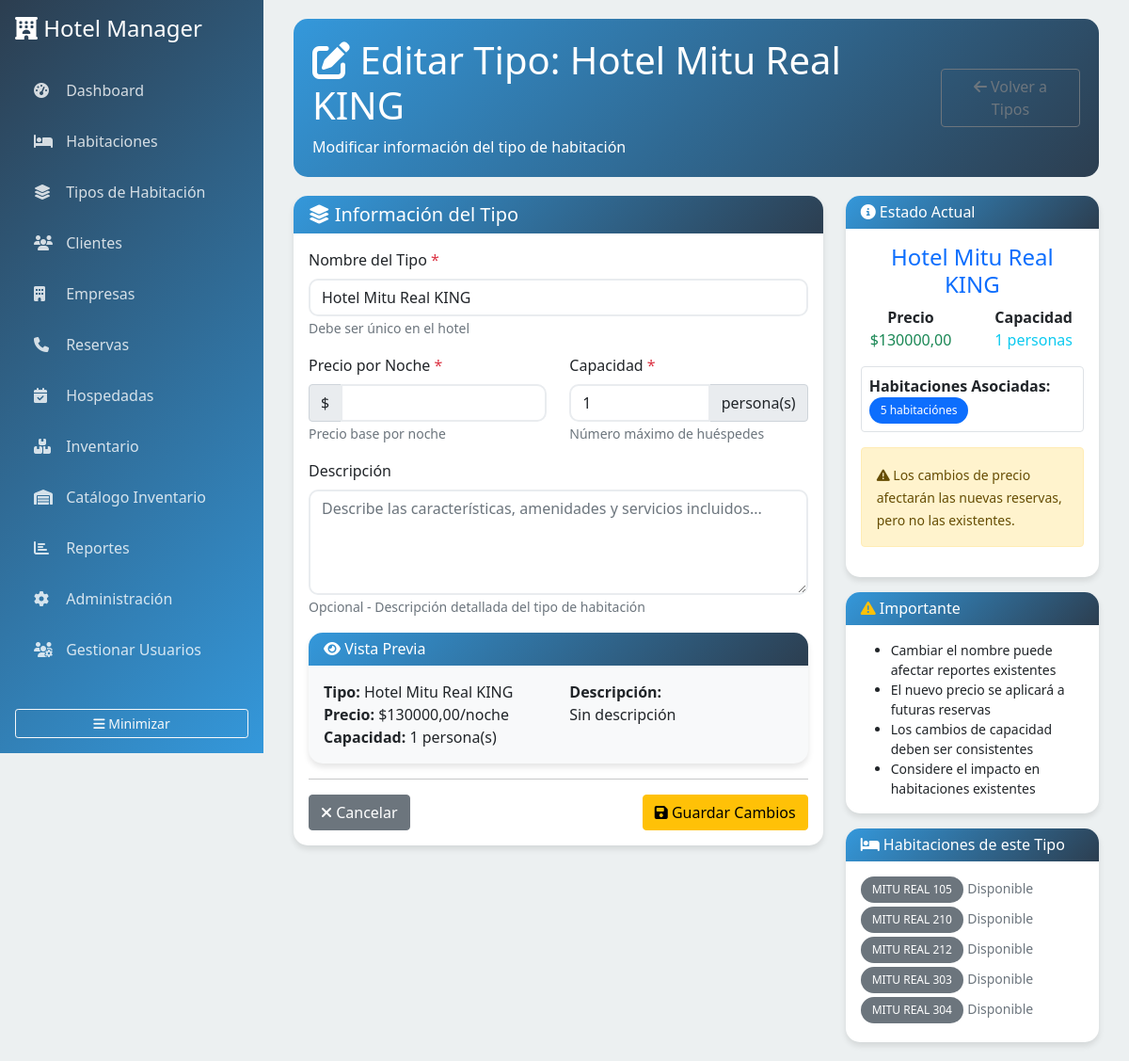
Page /tipos-habitacion/8/editar/ on the committed database.
### hotel/models.py (models this page shows, shortened)
class TipoHabitacion(models.Model):
    nombre = models.CharField(max_length=50, verbose_name="Tipo de Habitación")
    precio_por_noche = models.DecimalField(
        max_digits=10,
        decimal_places=2,
        validators=[MinValueValidator(Decimal('0.01'))],
        verbose_name="Precio por Noche"
    )
    descripcion = models.TextField(blank=True, verbose_name="Descripción")
    capacidad_personas = models.PositiveIntegerField(default=1, verbose_name="Capacidad de Personas")
    class Meta:
        verbose_name = "Tipo de Habitación"
        verbose_name_plural = "Tipos de Habitación"

class Habitacion(models.Model):
    ESTADOS = [
        ('disponible', 'Disponible'),
        ('ocupada', 'Ocupada'),
        ('mantenimiento', 'En Mantenimiento'),
        ('limpieza', 'En Limpieza'),
    ]
    numero = models.CharField(max_length=10, unique=True, verbose_name="Número de Habitación")
    tipo = models.ForeignKey(TipoHabitacion, on_delete=models.CASCADE, verbose_name="Tipo")
    piso = models.PositiveIntegerField(verbose_name="Piso")
    estado = models.CharField(max_length=20, choices=ESTADOS, default='disponible', verbose_name="Estado")
    descripcion = models.TextField(blank=True, verbose_name="Descripción")
    class Meta:
        verbose_name = "Habitación"
        verbose_name_plural = "Habitaciones"
        ordering = ['numero']

### hotel/views.py (the view, shortened to what this page needs)
# urls.py: path('tipos-habitacion/<int:tipo_id>/editar/', views.tipo_habitacion_edit, name='tipo_habitacion_edit'),
def tipo_habitacion_edit(request, tipo_id):
    tipo = get_object_or_404(TipoHabitacion, id=tipo_id)
    context = {
        'tipo_habitacion': tipo,
    }
    return render(request, 'hotel/tipo_habitacion_edit.html', context)

### templates/hotel/tipo_habitacion_edit.html (shortened to what this page needs)
{% extends 'base.html' %}
{% block content %}
<div class="page-header d-flex justify-content-between align-items-center">
    <div>
        <h1><i class="fas fa-edit"></i> Editar Tipo: {{ tipo_habitacion.nombre }}</h1>
        <p class="mb-0">Modificar información del tipo de habitación</p>
    </div>
    <div>
        <a href="{% url 'hotel:tipos_habitacion' %}" class="btn btn-outline-secondary">
            <i class="fas fa-arrow-left"></i> Volver a Tipos
        </a>
    </div>
</div>
<div class="row">
    <div class="col-md-8">
        <div class="card">
            <div class="card-header">
                <h5 class="mb-0"><i class="fas fa-layer-group"></i> Información del Tipo</h5>
            </div>
            <div class="card-body">
                <form method="post" id="tipoForm">
                    <div class="mb-3">
                        <label for="nombre" class="form-label">Nombre del Tipo <span class="text-danger">*</span></label>
                        <input type="text" name="nombre" id="nombre" class="form-control"
                               value="{{ tipo_habitacion.nombre }}" placeholder="Ej: Individual, Doble, Suite" required>
                        <small class="text-muted">Debe ser único en el hotel</small>
                    </div>
                    <div class="row">
                        <div class="col-md-6 mb-3">
                            <label for="precio_por_noche" class="form-label">Precio por Noche <span class="text-danger">*</span></label>
                            <div class="input-group">
                                <span class="input-group-text">$</span>
                                <input type="number" name="precio_por_noche" id="precio_por_noche"
                                       class="form-control" step="0.01" min="0"
                                       value="{{ tipo_habitacion.precio_por_noche }}" required>
                            </div>
                            <small class="text-muted">Precio base por noche</small>
                        </div>
                        <div class="col-md-6 mb-3">
                            <label for="capacidad_personas" class="form-label">Capacidad <span class="text-danger">*</span></label>
                            <div class="input-group">
                                <input type="number" name="capacidad_personas" id="capacidad_personas"
                                       class="form-control" min="1" max="20"
                                       value="{{ tipo_habitacion.capacidad_personas }}" required>
                                <span class="input-group-text">persona(s)</span>
                            </div>
                            <small class="text-muted">Número máximo de huéspedes</small>
                        </div>
                    </div>
                    <div class="mb-3">
                        <label for="descripcion" class="form-label">Descripción</label>
                        <textarea name="descripcion" id="descripcion" class="form-control" rows="4"
                                  placeholder="Describe las características, amenidades y servicios incluidos...">{{ tipo_habitacion.descripcion }}</textarea>
                        <small class="text-muted">Opcional - Descripción detallada del tipo de habitación</small>
                    </div>
                    <div class="card bg-light">
                        <div class="card-header">
                            <h6 class="mb-0"><i class="fas fa-eye"></i> Vista Previa</h6>
                        </div>
                        <div class="card-body">
                            <div class="row">
                                <div class="col-md-6">
                                    <strong>Tipo:</strong> <span id="preview-nombre">{{ tipo_habitacion.nombre }}</span><br>
                                    <strong>Precio:</strong> <span id="preview-precio">${{ tipo_habitacion.precio_por_noche|floatformat:2 }}</span>/noche<br>
                                    <strong>Capacidad:</strong> <span id="preview-capacidad">{{ tipo_habitacion.capacidad_personas }}</span> persona(s)
                                </div>
                                <div class="col-md-6">
                                    <strong>Descripción:</strong><br>
                                    <span id="preview-descripcion">{% if tipo_habitacion.descripcion %}{{ tipo_habitacion.descripcion }}{% else %}Sin descripción{% endif %}</span>
                                </div>
                            </div>
                        </div>
                    </div>
                    <hr>
                    <div class="d-flex justify-content-between">
                        <a href="{% url 'hotel:tipos_habitacion' %}" class="btn btn-secondary">
                            <i class="fas fa-times"></i> Cancelar
                        </a>
                        <button type="submit" class="btn btn-warning" id="submitBtn">
                            <i class="fas fa-save"></i> Guardar Cambios
                        </button>
                    </div>
                </form>
            </div>
        </div>
    </div>
    <div class="col-md-4">
        <div class="card">
            <div class="card-header">
                <h6 class="mb-0"><i class="fas fa-info-circle"></i> Estado Actual</h6>
            </div>
            <div class="card-body">
                <div class="text-center mb-3">
                    <h4 class="text-primary">{{ tipo_habitacion.nombre }}</h4>
                    <div class="row">
                        <div class="col-6">
                            <strong>Precio</strong><br>
                            <span class="text-success">${{ tipo_habitacion.precio_por_noche|floatformat:2 }}</span>
                        </div>
                        <div class="col-6">
                            <strong>Capacidad</strong><br>
                            <span class="text-info">{{ tipo_habitacion.capacidad_personas }} personas</span>
                        </div>
                    </div>
                </div>
                <div class="border rounded p-2 mb-3">
                    <strong>Habitaciones Asociadas:</strong><br>
                    <span class="badge bg-primary">{{ tipo_habitacion.habitacion_set.count }} habitación{{ tipo_habitacion.habitacion_set.count|pluralize:"es" }}</span>
                </div>
                {% if tipo_habitacion.habitacion_set.exists %}
                <div class="alert alert-warning">
                    <small>
                        <i class="fas fa-exclamation-triangle"></i>
                        Los cambios de precio afectarán las nuevas reservas, pero no las existentes.
                    </small>
                </div>
                {% endif %}
            </div>
        </div>
        <div class="card mt-3">
            <div class="card-header">
                <h6 class="mb-0"><i class="fas fa-exclamation-triangle text-warning"></i> Importante</h6>
            </div>
            <div class="card-body">
                <ul class="small mb-0">
                    <li>Cambiar el nombre puede afectar reportes existentes</li>
                    <li>El nuevo precio se aplicará a futuras reservas</li>
                    <li>Los cambios de capacidad deben ser consistentes</li>
                    <li>Considere el impacto en habitaciones existentes</li>
                </ul>
            </div>
        </div>
        {% if tipo_habitacion.habitacion_set.exists %}
        <div class="card mt-3">
            <div class="card-header">
                <h6 class="mb-0"><i class="fas fa-bed"></i> Habitaciones de este Tipo</h6>
            </div>
            <div class="card-body">
                {% for habitacion in tipo_habitacion.habitacion_set.all|slice:":5" %}
                <div class="mb-1">
                    <span class="badge bg-secondary">{{ habitacion.numero }}</span>
                    <small class="text-muted">{{ habitacion.get_estado_display }}</small>
                </div>
                {% endfor %}
            </div>
        </div>
        {% endif %}
    </div>
</div>
{% endblock %}

### templates/base.html (style rules this page uses)
:root { --primary-color: #2c3e50; --secondary-color: #3498db; --success-color: #27ae60; --warning-color: #f39c12; --danger-color: #e74c3c; --light-bg: #ecf0f1; }
body { background-color: var(--light-bg); font-family: 'Segoe UI', Tahoma, Geneva, Verdana, sans-serif; }
.card { border: none; border-radius: 15px; box-shadow: 0 4px 6px rgba(0, 0, 0, 0.1); transition: transform 0.3s ease; }
.card-header { background: linear-gradient(135deg, var(--secondary-color), var(--primary-color)); color: white; border-radius: 15px 15px 0 0 !important; border: none; }
.badge { padding: 8px 12px; border-radius: 20px; font-weight: 500; }
.form-control, .form-select { border-radius: 10px; border: 2px solid #e9ecef; transition: all 0.3s ease; }
.page-header { background: linear-gradient(135deg, var(--secondary-color), var(--primary-color)); color: white; padding: 20px; border-radius: 15px; margin-bottom: 20px; }

### rows in the picture
TipoHabitacion: nombre "Hotel Mitu Real KING", capacidad_personas "1", precio_por_noche "130000,00", habitacion_set.count "5"
Habitacion: numero "MITU REAL 105", estado "Disponible"
Habitacion: numero "MITU REAL 210", estado "Disponible"
Habitacion: numero "MITU REAL 212", estado "Disponible"
Habitacion: numero "MITU REAL 303", estado "Disponible"
Habitacion: numero "MITU REAL 304", estado "Disponible"
